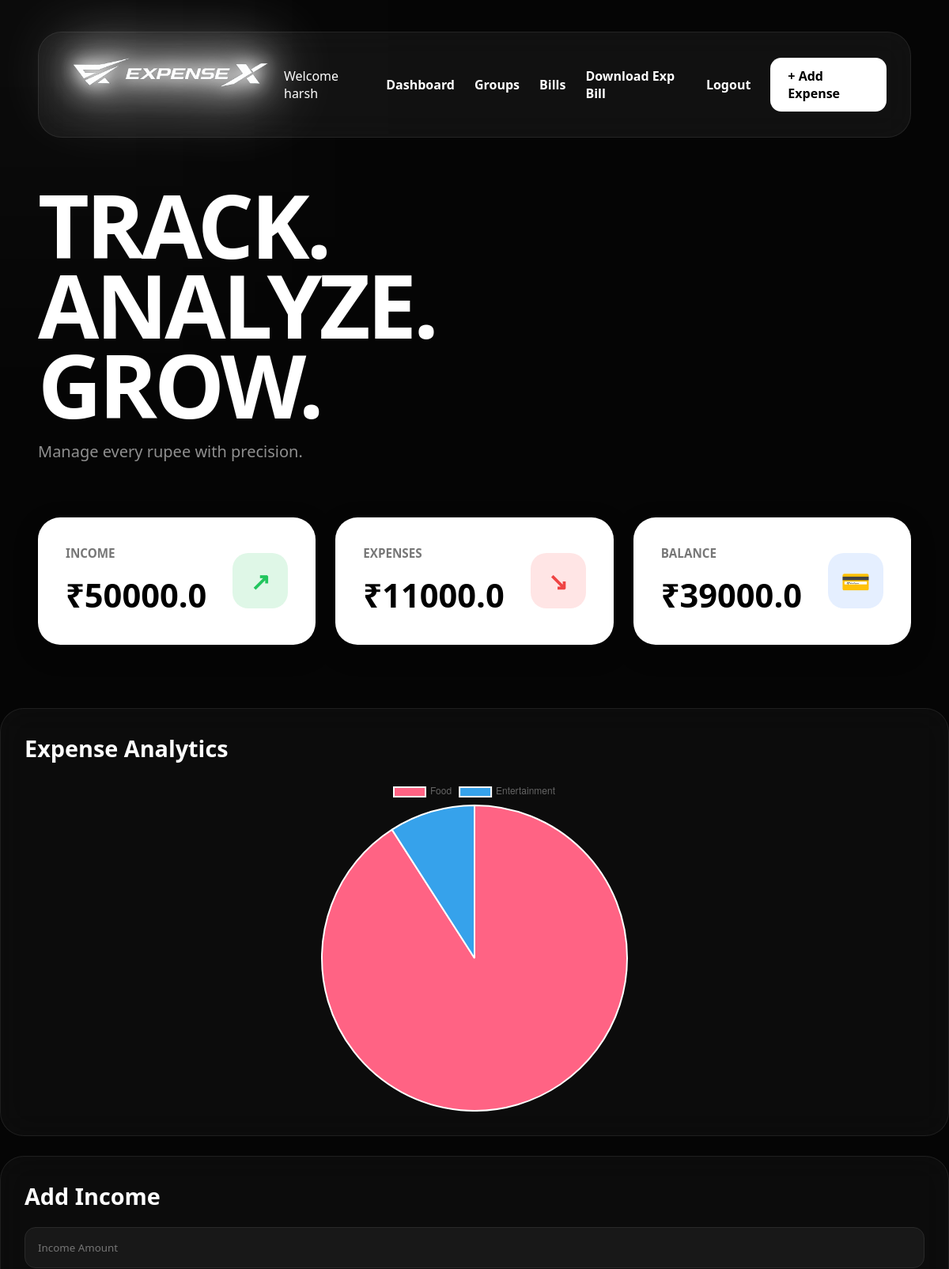
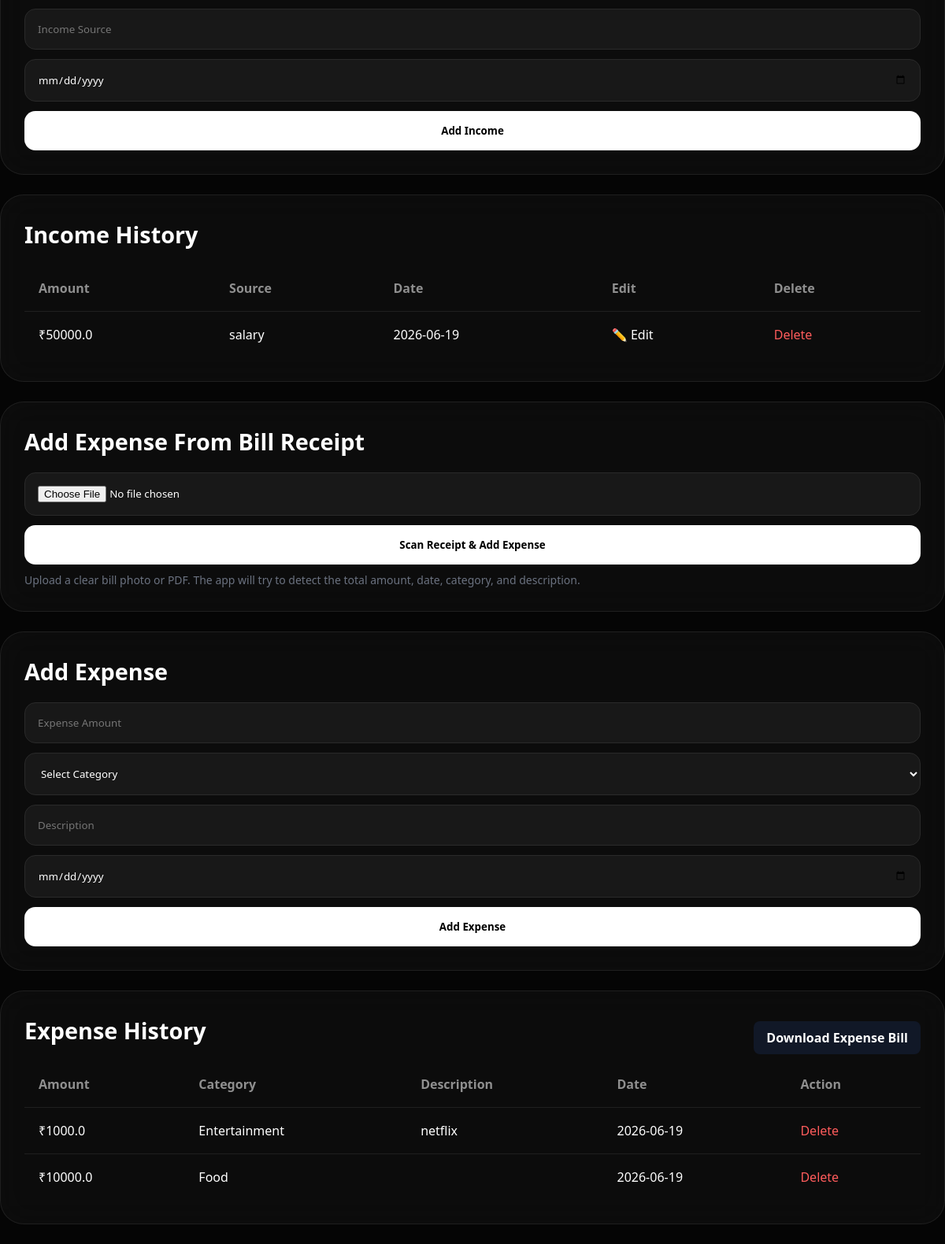
Page / (signed in) on the earlier database version (2 pictures, top to bottom).
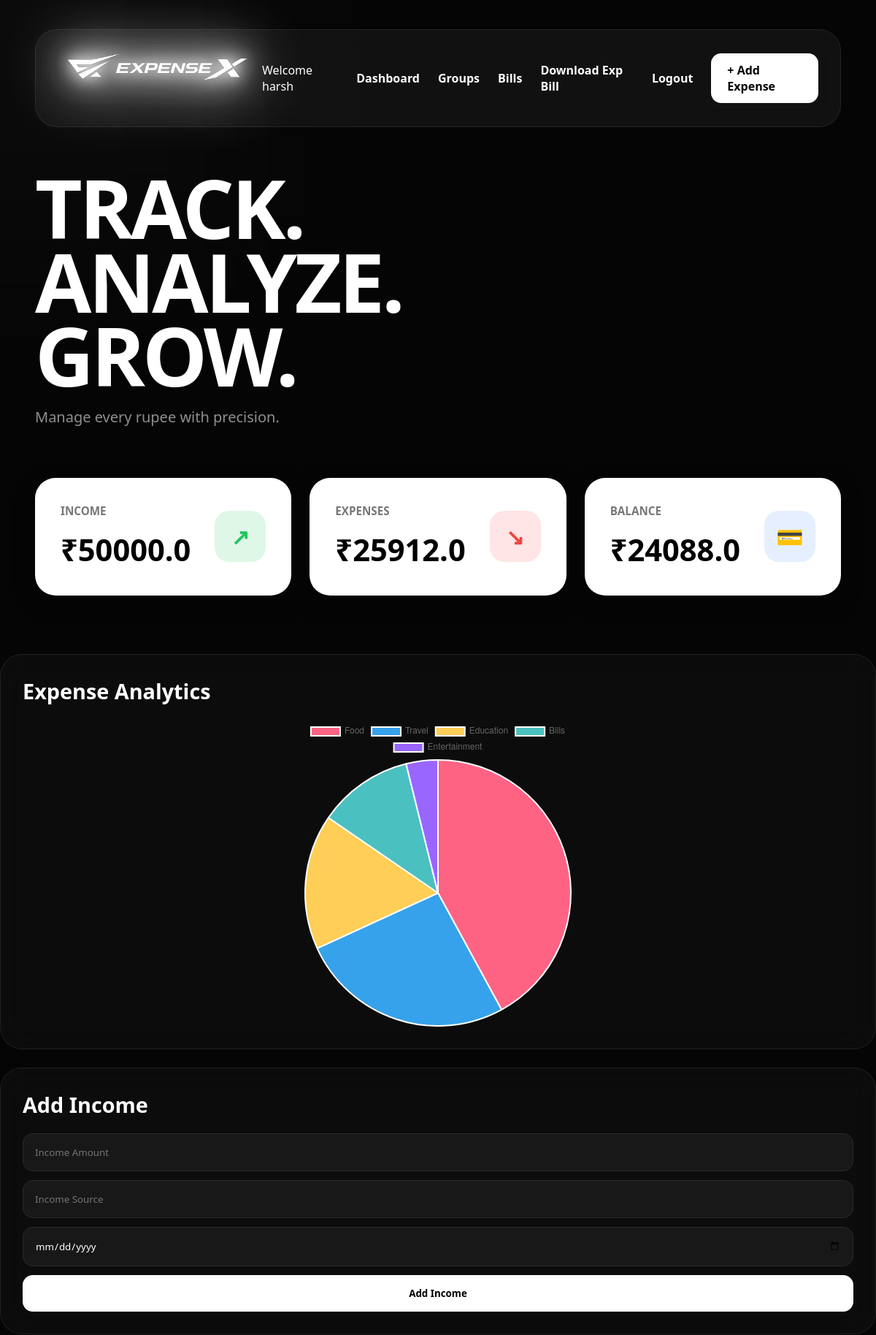
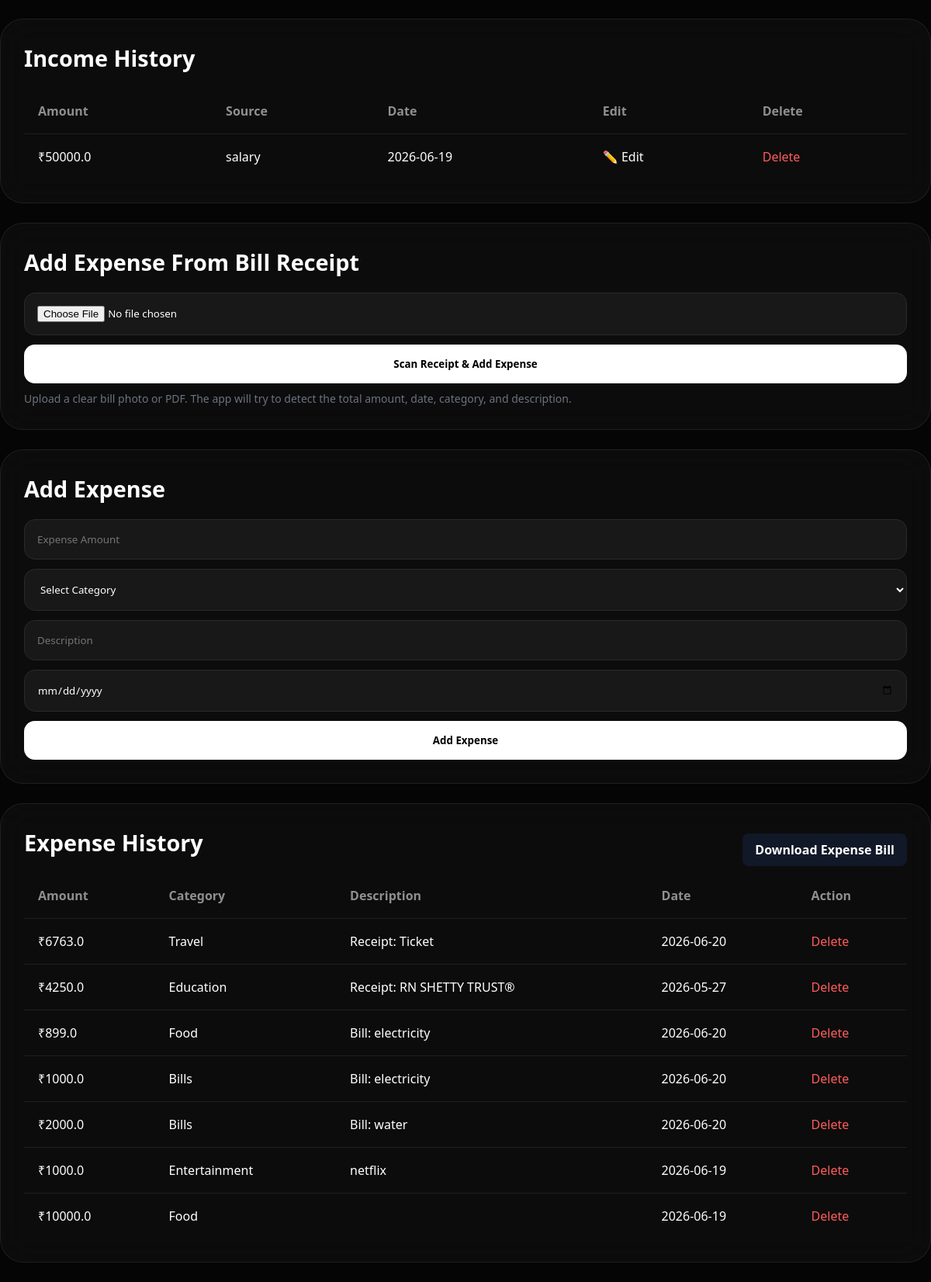
Same page on the later database version (2 pictures, top to bottom).
### tables this page shows
CREATE TABLE income (
    id INTEGER PRIMARY KEY AUTOINCREMENT,
    amount REAL NOT NULL,
    source TEXT NOT NULL,
    date TEXT NOT NULL
, user_id INTEGER);

CREATE TABLE expenses (
    id INTEGER PRIMARY KEY AUTOINCREMENT,
    amount REAL NOT NULL,
    category TEXT NOT NULL,
    description TEXT,
    date TEXT NOT NULL
, user_id INTEGER);

### app.py (the view)
@app.route("/")
def home():
    if "user_id" not in session:
        return redirect("/login")
    process_due_bills(session["user_id"])
    conn   = sqlite3.connect(DB_PATH)
    cursor = conn.cursor()
    cursor.execute(
        "SELECT * FROM expenses WHERE user_id=? ORDER BY id DESC",
        (session["user_id"],)
    )
    expenses = cursor.fetchall()
    cursor.execute(
        "SELECT * FROM income WHERE user_id=? ORDER BY id DESC",
        (session["user_id"],)
    )
    income_history = cursor.fetchall()
    cursor.execute(
        "SELECT SUM(amount) FROM expenses WHERE user_id=?",
        (session["user_id"],)
    )
    total_expense = cursor.fetchone()[0] or 0
    cursor.execute(
        "SELECT SUM(amount) FROM income WHERE user_id=?",
        (session["user_id"],)
    )
    total_income = cursor.fetchone()[0] or 0
    cursor.execute("""
        SELECT category, SUM(amount)
        FROM expenses
        WHERE user_id=?
        GROUP BY category
        ORDER BY SUM(amount) DESC
    """, (session["user_id"],))
    category_summary = cursor.fetchall()
    balance = total_income - total_expense
    conn.close()
    return render_template(
        "index.html",
        expenses=expenses,
        income_history=income_history,
        total_income=total_income,
        total_expense=total_expense,
        balance=balance,
        category_summary=category_summary
    )

### app.py (called while the page is built, shortened)
def process_due_bills(user_id):
    today_str = date.today().strftime("%Y-%m-%d")
    conn = sqlite3.connect(DB_PATH)
    cursor = conn.cursor()
    cursor.execute(
        """
        SELECT id, name, amount, category, due_date, recurrence
        FROM bills
        WHERE user_id=? AND status='pending' AND due_date<=?
        AND recurrence IN ('weekly', 'monthly')
        """,
        (user_id, today_str)
    )
    due_bills = cursor.fetchall()
    conn.commit()
    conn.close()

### templates/index.html (shortened to what this page needs)
<!DOCTYPE html>
<html>
<head>
    <link rel="stylesheet" href="{{ url_for('static', filename='style.css') }}">
</head>
<body>
<div class="container">
    <div class="nav">
        <div class="brand">
            <img src="{{ url_for('static', filename='logo.png') }}" alt="Logo" class="logo">
        </div>
        <div class="nav-links">
            <span>Welcome {{ session['username'] }}</span>
            <a href="/">Dashboard</a>
            <a href="/groups">Groups</a>
            <a href="/bills">Bills</a>
            <a href="/expenses_bill">Download Exp Bill</a>
            <a href="/logout">Logout</a>
            <a href="#expense-form" class="add-btn">+ Add Expense</a>
        </div>
    </div>
    <div class="hero">
        <h1>
            TRACK.<br>
            ANALYZE.<br>
            GROW.
        </h1>
        <p>Manage every rupee with precision.</p>
    </div>
    <div class="dashboard">
        <div class="stat-card">
            <div>
                <h3>INCOME</h3>
                <h2>₹{{ total_income }}</h2>
            </div>
            <div class="icon income-icon">↗</div>
        </div>
        <div class="stat-card">
            <div>
                <h3>EXPENSES</h3>
                <h2>₹{{ total_expense }}</h2>
            </div>
            <div class="icon expense-icon">↘</div>
        </div>
        <div class="stat-card">
            <div>
                <h3>BALANCE</h3>
                <h2>₹{{ balance }}</h2>
            </div>
            <div class="icon balance-icon">💳</div>
        </div>
    </div>
</div>
<div class="card">
    <h2>Expense Analytics</h2>
    <div class="chart-container">
        <canvas id="expenseChart"></canvas>
    </div>
</div>
<div class="card">
    <h2>Add Income</h2>
    <form action="/add_income" method="POST">
        <input
            type="number"
            step="0.01"
            name="amount"
            placeholder="Income Amount"
            required>
        <input
            type="text"
            name="source"
            placeholder="Income Source"
            required>
        <input
            type="date"
            name="date"
            required>
        <button type="submit">
            Add Income
        </button>
    </form>
</div>
<div class="card">
    <h2>Income History</h2>
    <table>
        <tr>
            <th>Amount</th>
            <th>Source</th>
            <th>Date</th>
            <th>Edit</th>
            <th>Delete</th>
        </tr>
        {% for income in income_history %}
        <tr>
            <td>₹{{ income[1] }}</td>
            <td>{{ income[2] }}</td>
            <td>{{ income[3] }}</td>
            <td>
                <a href="/edit_income/{{ income[0] }}">
                    ✏️ Edit
                </a>
            </td>
            <td>
                <a
                    class="delete-btn"
                    href="/delete_income/{{ income[0] }}"
                    onclick="return confirm('Delete this income?')">
                    Delete
                </a>
            </td>
        </tr>
        {% endfor %}
    </table>
</div>
<div class="card" id="receipt-scanner">
    <h2>Add Expense From Bill Receipt</h2>
    <form action="/scan_receipt" method="POST" enctype="multipart/form-data">
        <input
            type="file"
            name="receipt"
            accept="image/png,image/jpeg,image/webp,application/pdf"
            required>
        <button type="submit">
            Scan Receipt & Add Expense
        </button>
    </form>
    <p class="receipt-hint">
        Upload a clear bill photo or PDF. The app will try to detect the total amount, date, category, and description.
    </p>
</div>
<div class="card" id="expense-form">
    <h2>Add Expense</h2>
    <form action="/add" method="POST">
        <input
            type="number"
            step="0.01"
            name="amount"
            placeholder="Expense Amount"
            required>
        <select name="category" required>
            <option value="">Select Category</option>
        </select>
        <input
            type="text"
            name="description"
            placeholder="Description">
        <input
            type="date"
            name="date"
            required>
        <button type="submit">
            Add Expense
        </button>
    </form>
</div>
<div class="card">
    <div class="section-header">
        <h2>Expense History</h2>
        <a href="/expenses_bill" class="download-btn">Download Expense Bill</a>
    </div>
    <table>
        <tr>
            <th>Amount</th>
            <th>Category</th>
            <th>Description</th>
            <th>Date</th>
            <th>Action</th>
        </tr>
        {% for expense in expenses %}
        <tr>
            <td>₹{{ expense[1] }}</td>
            <td>{{ expense[2] }}</td>
            <td>{{ expense[3] }}</td>
            <td>{{ expense[4] }}</td>
            <td>
                <a
                    class="delete-btn"
                    href="/delete/{{ expense[0] }}"
                    onclick="return confirm('Delete this expense?')">
                    Delete
                </a>
            </td>
        </tr>
        {% endfor %}
    </table>
</div>
<script>
var categories = [
{% for item in category_summary %}
"{{ item[0] }}",
{% endfor %}
];
var amounts = [
{% for item in category_summary %}
{{ item[1] }},
{% endfor %}
];
var ctx = document.getElementById('expenseChart');
new Chart(ctx, {
    type: 'pie',
    data: {
        labels: categories,
        datasets: [{
            data: amounts,
            backgroundColor: [
                '#ff6384',
                '#36a2eb',
                '#ffce56',
                '#4bc0c0',
                '#9966ff',
                '#ff9f40'
            ]
        }]
    },
    options: {
        responsive: true,
        maintainAspectRatio: false
    }
});
</script>
</body>
</html>

### static/style.css (style rules this page uses)
* { margin:0; padding:0; box-sizing:border-box; font-family:'Segoe UI',sans-serif; }
body { background:#050505; color:white; overflow-x:hidden; }
body::before { content:''; position:fixed; width:500px; height:500px; top:-200px; left:-200px; background:rgba(255,255,255,0.04); filter:blur(150px); z-index:-1; }
.container { width:92%; max-width:1400px; margin:auto; padding:40px 0; }
.nav { display:flex; justify-content:space-between; align-items:center; padding:18px 30px; margin-bottom:60px; background:rgba(255,255,255,0.05); backdrop-filter:blur(20px); border:1px solid rgba(255,255,255,0.08); border-radius:30px; }
.brand { display:flex; align-items:center; gap:20px; }
.logo { width:260px; height:120px; object-fit:contain; }
.nav-links { display:flex; align-items:center; gap:25px; }
.nav-links a { color:white; text-decoration:none; font-weight:600; transition:.3s; }
.add-btn { background:white; color:black !important; padding:12px 24px; border-radius:16px; }
.hero { margin-bottom:70px; }
.hero h1 { font-size:7rem; font-weight:900; line-height:0.9; letter-spacing:-4px; }
.hero p { margin-top:20px; color:#8f8f8f; font-size:1.25rem; }
.dashboard { display:grid; grid-template-columns:repeat(3,1fr); gap:25px; margin-bottom:40px; }
.stat-card { background:white; color:black; padding:35px; border-radius:28px; box-shadow:0 10px 30px rgba(0,0,0,.25); transition:.3s; }
.stat-card h3 { color:#777; margin-bottom:15px; font-size:0.95rem; }
.stat-card h2 { font-size:2.6rem; font-weight:800; }
.card { background:rgba(255,255,255,0.03); backdrop-filter:blur(20px); border:1px solid rgba(255,255,255,0.08); border-radius:30px; padding:30px; margin-bottom:25px; }
.card h2 { margin-bottom:20px; font-size:1.8rem; }
form { display:flex; flex-direction:column; gap:12px; }
input, select { width:100%; padding:16px; background:#181818; border:1px solid #2a2a2a; color:white; border-radius:14px; outline:none; transition:.3s; }
button { width:100%; padding:16px; background:white; color:black; border:none; border-radius:14px; font-weight:700; cursor:pointer; transition:.3s; }
table { width:100%; border-collapse:collapse; }
th { text-align:left; padding:18px; color:#8f8f8f; }
td { padding:18px; border-top:1px solid rgba(255,255,255,0.08); }
a { color:white; text-decoration:none; }
.delete-btn { color:#ff5c5c; }
.chart-container { width:420px; height:420px; margin:auto; }
.stat-card { display:flex; justify-content:space-between; align-items:center; }
.icon { width:70px; height:70px; border-radius:20px; display:flex; align-items:center; justify-content:center; font-size:30px; font-weight:bold; }
.income-icon { background:#dff7e7; color:#22c55e; }
.expense-icon { background:#ffe5e5; color:#ef4444; }
.balance-icon { background:#e5efff; color:#3b82f6; }
.add-btn { background:white; color:black !important; padding:12px 22px; border-radius:14px; }
.logo { width:280px; height:auto; object-fit:contain; filter: drop-shadow(0 0 10px #fff) drop-shadow(0 0 20px #fff) drop-shadow(0 0 40px rgba(255,255,255,0.9)); transition:0.3s ease; }
.section-header { display: flex; align-items: center; justify-content: space-between; gap: 16px; flex-wrap: wrap; }
.download-btn { display: inline-block; padding: 10px 16px; border-radius: 8px; background: #111827; color: #ffffff; text-decoration: none; font-weight: 600; }
.receipt-hint { margin-top: 10px; color: #6b7280; font-size: 14px; }

Differences in the rows shown:
added expenses: amount "6763.0", category "Travel", description "Receipt: Ticket", date "2026-06-20"
added expenses: amount "4250.0", category "Education", description "Receipt: RN SHETTY TRUST®", date "2026-05-27"
added expenses: amount "899.0", category "Food", description "Bill: electricity", date "2026-06-20"
added expenses: amount "1000.0", category "Bills", description "Bill: electricity", date "2026-06-20"
added expenses: amount "2000.0", category "Bills", description "Bill: water", date "2026-06-20"
Other differences:
{{ total_expense }}: "11000.0" → "25912.0"
{{ balance }}: "39000.0" → "24088.0"
chart data {{ item[0] }}: Food, Entertainment → Food, Travel, Education, Bills, Entertainment
chart data {{ item[1] }}: 10000.0, 1000.0 → 10899.0, 6763.0, 4250.0, 3000.0, 1000.0
